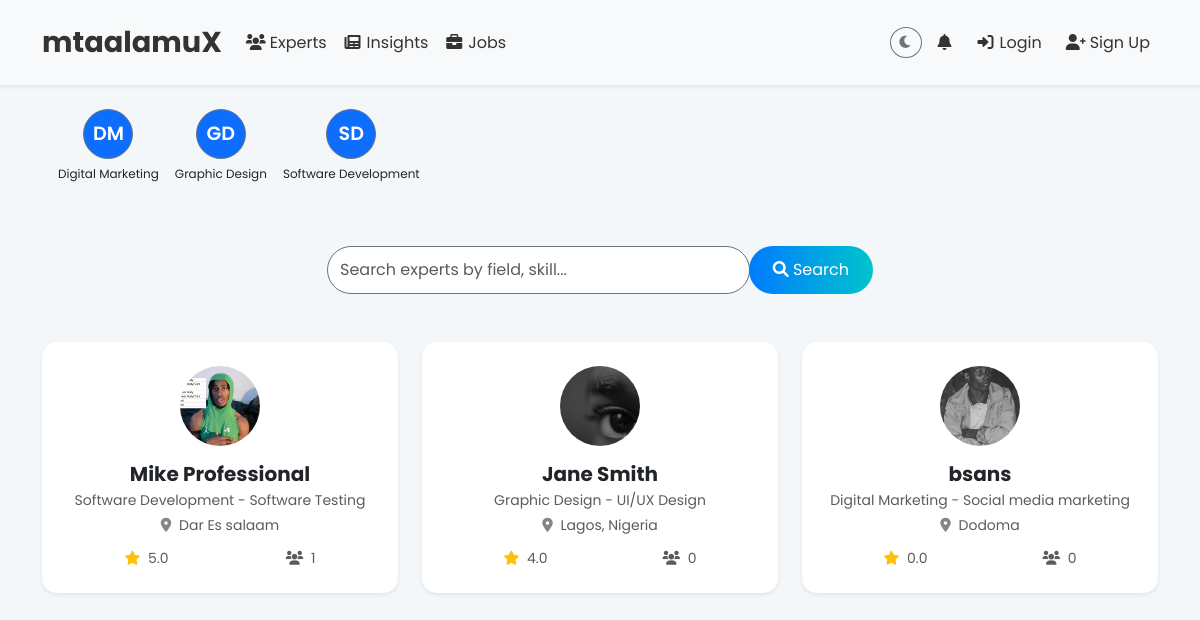
/professionals/, run on the app's committed database.
### core/models.py (models this page shows, shortened)
class Category(models.Model):
    name = models.CharField(max_length=100, unique=True)
    image = models.ImageField(
        upload_to='category_images/', # Store images in MEDIA_ROOT/category_images/
        blank=True,
        null=True,
        help_text="Optional: Image representing this category (e.g., an icon)."
    )
    def get_initials(self):
        if self.name:
            parts = self.name.split()
            if len(parts) > 1:
                return (parts[0][0] + parts[1][0]).upper()
            elif parts:
                return parts[0][0].upper()
        return "?" # Fallback if name is empty

class Professional(models.Model):
    user = models.OneToOneField(User, on_delete=models.CASCADE, related_name='professional')
    field = models.ForeignKey(Category, on_delete=models.SET_NULL, null=True, related_name='professionals')
    subfield = models.CharField(max_length=100)
    location = models.CharField(max_length=100)
    skills = models.JSONField(default=list)
    photo = models.ImageField(upload_to='professionals/', blank=True, null=True)
    hero_image = models.ImageField(upload_to='hero_images/', blank=True, null=True)
    bio = models.TextField(blank=True)
    is_verified = models.BooleanField(default=False)
    followers = models.ManyToManyField(User, related_name='following', blank=True)
    linkedin_url = models.URLField(blank=True, null=True)
    twitter_url = models.URLField(blank=True, null=True)
    github_url = models.URLField(blank=True, null=True)
    website_url = models.URLField(blank=True, null=True)
    cv = models.FileField(upload_to='verification/cvs/', blank=True, null=True)
    certificates = models.FileField(upload_to='verification/certificates/', blank=True, null=True)

### core/views.py (the view, shortened to what this page needs)
# urls.py: path('professionals/', views.ProfessionalListView.as_view(), name='professional_list'),
class ProfessionalListView(ListView):
    model = Professional
    template_name = 'core/professional_list.html'
    context_object_name = 'professionals'
    paginate_by = 12
    def get_queryset(self):
        queryset = Professional.objects.filter(is_verified=True)
        query = self.request.GET.get('q')
        category_name = self.request.GET.get('category')
        if category_name:
            queryset = queryset.filter(field__name__iexact=category_name)
        queryset = queryset.annotate(
            follower_count_annotated=Count('followers', distinct=True),
            avg_rating_annotated=Coalesce(Avg('reviews__rating'), Value(0.0), output_field=FloatField())
        )
        professionals_list = list(queryset)
        for p in professionals_list:
            p._sort_score = (0.7 * p.follower_count_annotated) + (0.3 * p.avg_rating_annotated * 100)
        return sorted(professionals_list, key=lambda x: getattr(x, '_sort_score', 0), reverse=True)
    def get_context_data(self, **kwargs):
        context = super().get_context_data(**kwargs)
        context['categories'] = Category.objects.filter(
            professionals__is_verified=True # Only show relevant categories
        ).distinct().order_by('name') # Pass category objects
        professionals_sorted = self.object_list
        page = self.request.GET.get('page', 1)
        paginator = Paginator(professionals_sorted, self.paginate_by)
        try:
            professionals_paginated = paginator.page(page)
        except PageNotAnInteger:
            professionals_paginated = paginator.page(1)
        except EmptyPage:
            professionals_paginated = paginator.page(paginator.num_pages)
        context['professionals'] = professionals_paginated
        context['paginator'] = paginator
        context['is_paginated'] = paginator.num_pages > 1
        context['page_obj'] = professionals_paginated
        context['selected_category'] = self.request.GET.get('category', '')
        context['query'] = self.request.GET.get('q', '')
        return context

### core/context_processors.py (called while the page is built, shortened)
def unread_notifications(request):
    if request.user.is_authenticated:
        unread_count = Notification.objects.filter(user=request.user, is_read=False).count()
    else:
        unread_count = 0
    return {'unread_notifications': unread_count}

def common_context(request):
    context = {
        'unread_notifications': 0,
        'site_theme': 'light'  # Default theme
    }
    return context

### core/templates/core/professional_list.html (shortened to what this page needs)
{% extends 'core/base.html' %}
{% load static %}
{% block content %}
<div class="category-scroll-container mb-5 px-3 px-md-5">
    <div class="category-scroll d-flex gap-3 pb-3">
        {% for category in categories %}
            <a href="{% url 'core:professional_list' %}?category={{ category.name|urlencode }}"
               class="category-circle text-decoration-none text-center {% if selected_category == category.name %}active{% endif %}">
                {% if category.image and category.image.url %}
                    <div class="circle circle-image rounded-circle"
                         style="background-image: url('{{ category.image.url }}');">
                    </div>
                {% else %}
                    <div class="circle circle-initials bg-primary text-white d-flex align-items-center justify-content-center rounded-circle">
                        {{ category.get_initials }}
                    </div>
                {% endif %}
                <p class="text-dark small mt-2">{{ category.name }}</p>
            </a>
        {% empty %}
            <p class="text-muted">No categories available.</p>
        {% endfor %}
    </div>
</div>
<div class="container mb-5">
    <form method="get" class="row justify-content-center">
        <div class="col-12 col-md-6">
            <div class="input-group">
                <input type="text" name="q" class="form-control rounded-pill" placeholder="Search experts by field, skill..." value="{{ request.GET.q|default:'' }}">
                <button type="submit" class="btn btn-primary rounded-pill">
                    <i class="fas fa-search"></i> <span class="d-none d-md-inline">Search</span>
                </button>
            </div>
        </div>
    </form>
</div>
<div class="container">
    <div class="row g-4">
        {% for professional in professionals %}
           <div class="col-12 col-md-6 col-lg-4">
                 <div class="card shadow-sm professional-card h-100"> <div class="card-body text-center d-flex flex-column"> <img src="{% if professional.photo %}{{ professional.photo.url }}{% else %}{% static 'img/default_profile.jpg' %}{% endif %}" class="rounded-circle mb-3 mx-auto" alt="{{ professional.user.username }}'s profile photo" style="width: 80px; height: 80px; object-fit: cover;"> <h5 class="card-title mb-1"><a href="{% url 'core:professional_detail' professional.id %}" class="text-dark text-decoration-none stretched-link">{{ professional.user.get_full_name|default:professional.user.username }}</a></h5> <p class="text-muted small mb-1">{{ professional.field.name|default:'N/A' }} - {{ professional.subfield }}</p> <p class="text-muted small mb-2"><i class="fas fa-map-marker-alt me-1 opacity-75"></i> {{ professional.location }}</p> <div class="mt-auto d-flex justify-content-around w-100"> <small class="text-muted"><i class="fas fa-star text-warning me-1"></i> {{ professional.avg_rating_annotated|floatformat:1|default:"N/A" }}</small>
                             <small class="text-muted"><i class="fas fa-users me-1"></i> {{ professional.follower_count_annotated|default:0 }}</small>
                         </div>
                         </div>
                 </div>
             </div>
        {% empty %}
            <div class="col-12 text-center">
                <p class="text-muted">No professionals found. Try adjusting your search or category.</p>
            </div>
        {% endfor %}
    </div>
</div>
{% endblock %}

### core/templates/core/base.html (shortened to what this page needs)
{% load static %}
<!DOCTYPE html>
<html lang="en" class="{% if site_theme == 'dark' %}dark-mode{% endif %} h-100">
<head>
    <link href="https://cdn.jsdelivr.net/npm/bootstrap@5.3.0/dist/css/bootstrap.min.css" rel="stylesheet">
    <link href="https://cdnjs.cloudflare.com/ajax/libs/font-awesome/6.0.0-beta3/css/all.min.css" rel="stylesheet">
    <link rel="stylesheet" href="{% static 'css/styles.css' %}">
</head>
<body class="d-flex flex-column h-100">
    <nav class="navbar navbar-expand-lg {% if site_theme == 'dark' %}navbar-dark bg-dark{% else %}navbar-light bg-light{% endif %} shadow-sm sticky-top">
        <div class="container">
            <a class="navbar-brand fw-bold" href="{% url 'core:home' %}">mtaalamuX</a>
            <div class="collapse navbar-collapse" id="navbarNav">
                <ul class="navbar-nav me-auto mb-2 mb-lg-0">
                    <li class="nav-item"><a class="nav-link" href="{% url 'core:professional_list' %}"><i class="fas fa-users fa-fw me-1"></i>Experts</a></li>
                    <li class="nav-item"><a class="nav-link" href="{% url 'core:insights' %}"><i class="fas fa-newspaper fa-fw me-1"></i>Insights</a></li>
                    <li class="nav-item"><a class="nav-link" href="{% url 'core:job_list' %}"><i class="fas fa-briefcase fa-fw me-1"></i>Jobs</a></li>
                </ul>
                <ul class="navbar-nav ms-auto align-items-center">
                    <li class="nav-item">
                        <button id="theme-toggle-btn" class="btn btn-sm {% if site_theme == 'dark' %}btn-outline-light{% else %}btn-outline-secondary{% endif %} rounded-circle" type="button" title="Toggle theme" aria-label="Toggle theme">
                            <i class="fas {% if site_theme == 'dark' %}fa-sun{% else %}fa-moon{% endif %}" id="theme-toggle-icon"></i>
                        </button>
                    </li>
                    <li class="nav-item ms-2">
                        <a class="nav-link position-relative" href="{% url 'core:notifications' %}" title="Notifications">
                            <i class="fas fa-bell"></i>
                        </a>
                    </li>
                    {% if user.is_authenticated %}
                        <li class="nav-item ms-2 d-none d-lg-block"><a class="nav-link" href="{% url 'core:dashboard' %}" title="Dashboard"><i class="fas fa-tachometer-alt fa-fw me-1"></i>Dashboard</a></li>
                        <li class="nav-item ms-2 d-none d-lg-block"><a class="nav-link" href="{% url 'core:messages' %}" title="Messages"><i class="fas fa-envelope fa-fw me-1"></i>Messages</a></li>
                        {% if user.is_authenticated and user.custom_admin.is_active %}
                            <li class="nav-item ms-2 d-none d-lg-block"><a class="nav-link" href="{% url 'core:custom_admin_dashboard' %}" title="Admin Dashboard"><i class="fas fa-user-shield fa-fw me-1"></i>Admin</a></li>
                        {% endif %}
                        <li class="nav-item dropdown ms-2">
                            <a class="nav-link dropdown-toggle d-flex align-items-center" href="#" id="profileDropdown" role="button" data-bs-toggle="dropdown" aria-expanded="false">
                                <img src="{% if user.userprofile.avatar %}{{ user.userprofile.avatar.url }}{% else %}{% static 'img/default_avatar.jpg' %}{% endif %}" class="rounded-circle me-1" alt="{{ user.username }}'s avatar" style="width: 28px; height: 28px; object-fit: cover;">
                                <span class="d-none d-lg-inline">{{ user.username }}</span>
                            </a>
                            <ul class="dropdown-menu dropdown-menu-end" aria-labelledby="profileDropdown">
                                <li class="d-lg-none"><a class="dropdown-item" href="{% url 'core:dashboard' %}"><i class="fas fa-tachometer-alt fa-fw me-2"></i>Dashboard</a></li>
                                <li class="d-lg-none"><a class="dropdown-item" href="{% url 'core:messages' %}"><i class="fas fa-envelope fa-fw me-2"></i>Messages</a></li>
                                {% if user.is_authenticated and user.custom_admin.is_active %}
                                    <li class="d-lg-none"><a class="dropdown-item" href="{% url 'core:custom_admin_dashboard' %}"><i class="fas fa-user-shield fa-fw me-2"></i>Admin</a></li>
                                {% endif %}
                                <li class="d-lg-none"><hr class="dropdown-divider"></li>
                                <li><a class="dropdown-item" href="{% url 'core:user_profile' %}"><i class="fas fa-user fa-fw me-2"></i>My Profile</a></li>
                                <li><a class="dropdown-item" href="{% url 'core:setup_profile' %}"><i class="fas fa-cog fa-fw me-2"></i>Setup Profile</a></li>
                                <li><hr class="dropdown-divider"></li>
                                <li><a class="dropdown-item" href="{% url 'core:logout' %}"><i class="fas fa-sign-out-alt fa-fw me-2"></i>Logout</a></li>
                            </ul>
                        </li>
                    {% else %}
                        <li class="nav-item ms-2"><a class="nav-link" href="{% url 'login' %}"><i class="fas fa-sign-in-alt fa-fw me-1"></i>Login</a></li>
                        <li class="nav-item ms-2"><a class="nav-link btn btn-sm {% if site_theme == 'dark' %}btn-outline-light{% else %}btn-outline-primary{% endif %}" href="{% url 'core:signup' %}"><i class="fas fa-user-plus fa-fw me-1"></i>Sign Up</a></li>
                    {% endif %}
                </ul>
            </div>
        </div>
    </nav>
    <main class="flex-grow-1 py-4">
        {% block content %}{% endblock %}
    </main>
</body>
</html>

### core/templates/core/partials/footer.html (shortened to what this page needs)
{% load static %}

### static/css/styles.css (style rules this page uses)
* { margin: 0; padding: 0; box-sizing: border-box; }
:root { --primary: #007bff; --primary-dark: #0056b3; --secondary: #00c4cc; --secondary-dark: #009b9f; --background-light: #f4f7fa; --background-dark: #1a1a2e; --text-light: #333; --text-dark: #e0e0e0; --card-light: #fff; --card-dark: #2c3034; --muted-light: #6c757d; --muted-dark: #adb5bd; --navbar-dark: #343a40; --navbar-dark-gradient: #495057; }
html, body { height: 100%; margin: 0; }
body { display: flex; flex-direction: column; min-height: 100vh; font-family: 'Poppins', sans-serif; background-color: var(--background-light); color: var(--text-light); transition: background-color 0.3s, color 0.3s; }
main { flex-grow: 1; }
.navbar { padding: 1rem 0; box-shadow: 0 4px 12px rgba(0, 0, 0, 0.1); transition: background-color 0.3s; }
.navbar-light { background-color: var(--background-light); }
.navbar-light .navbar-brand, .navbar-light .navbar-nav .nav-link { color: var(--text-light); }
.navbar-brand { font-size: 1.8rem; }
.card { border: none; border-radius: 15px; background-color: var(--card-light); transition: transform 0.3s, box-shadow 0.3s; }
.card-title { font-size: 1.25rem; font-weight: 700; color: var(--text-light); }
.card-body { padding: 1.5rem; }
.btn-primary { background: linear-gradient(90deg, var(--primary), var(--secondary)); border: none; border-radius: 25px; padding: 0.75rem 1.5rem; color: #fff; transition: background 0.3s; }
.category-scroll-container { overflow-x: auto; white-space: nowrap; -webkit-overflow-scrolling: touch; scrollbar-width: thin; scrollbar-color: var(--muted-light) var(--background-light); }
.category-scroll { padding-left: 10px; padding-right: 10px; }
.category-circle { display: inline-block; min-width: 70px; }
.category-circle .circle { width: 50px; height: 50px; border-radius: 50%; overflow: hidden; margin-left: auto; margin-right: auto; display: flex; align-items: center; justify-content: center; background-color: var(--card-light); border: 1px solid var(--muted-light); transition: transform 0.2s ease-in-out, box-shadow 0.2s ease-in-out; }
.category-circle .circle-initials { font-size: 1.2rem; font-weight: 600; color: var(--text-light); }
.category-circle p { white-space: normal; word-wrap: break-word; font-size: 0.75rem; line-height: 1.2; margin-bottom: 0; color: var(--text-light); }
.professional-card { transition: transform 0.2s ease-in-out, box-shadow 0.2s ease-in-out; }
.professional-card .stretched-link::after { position: absolute; top: 0; right: 0; bottom: 0; left: 0; z-index: 1; content: ""; }
.form-control, .form-control-file { border-radius: 8px; border: 1px solid var(--muted-light); background-color: var(--card-light); color: var(--text-light); transition: border-color 0.3s, background-color 0.3s, color 0.3s; }
small.text-muted { display: block; margin-top: 0.25rem; color: var(--muted-light); }
.sticky-top { z-index: 1000; }

### data on the page
Category: get_initials "DM", name "Digital Marketing"
Category: get_initials "GD", name "Graphic Design"
Category: get_initials "SD", name "Software Development"
Professional: photo (picture), user.get_full_name "Mike Professional", field.name "Software Development", subfield "Software Testing", location "Dar Es salaam", avg_rating_annotated "5.0", follower_count_annotated "1"
Professional: photo (picture), user.get_full_name "Jane Smith", field.name "Graphic Design", subfield "UI/UX Design", location "Lagos, Nigeria", avg_rating_annotated "4.0", follower_count_annotated "0"
Professional: photo (picture), user.get_full_name "bsans", field.name "Digital Marketing", subfield "Social media marketing", location "Dodoma", avg_rating_annotated "0.0", follower_count_annotated "0"
